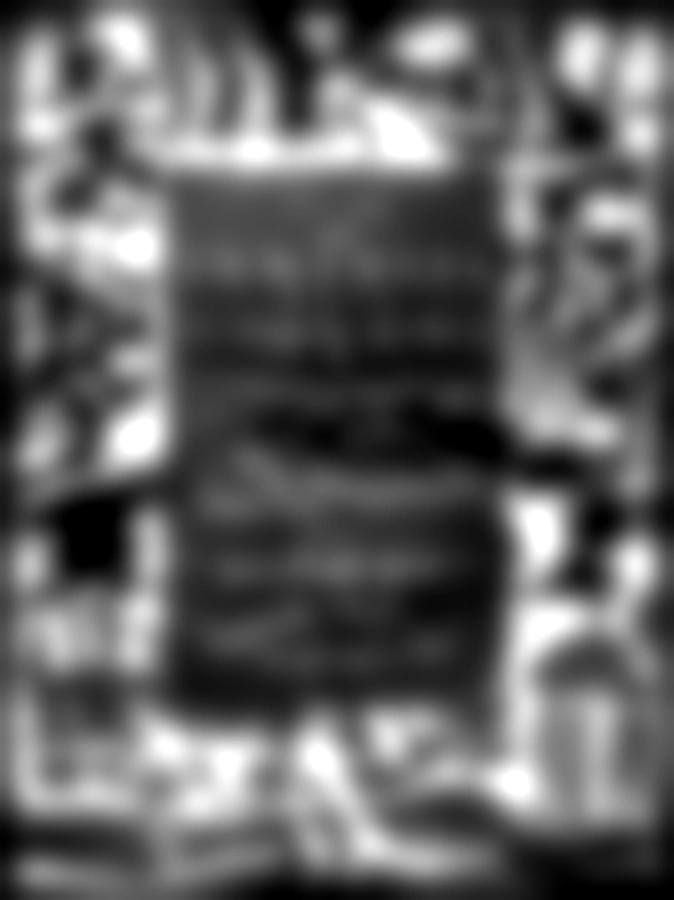
#> input picture assets/relief/emblem-00-height.webp, 674 x 900 px, given in place of emblem-08.jpg, which was not available
$ python hatching_relief.py   (older library calls are emulated)
#> lines starting #> are read from the running program, lines starting #| are printed output that depends on the picture; after the words box and inside, x2 and y2 are one past the last pixel; in counts of white or black regions, pixels touching at a corner belong together; pictures that were not available may be replaced by others from this repository, and a replacement may not be noted
#!/usr/bin/env python
"""
hatching_relief.py — recover surface shape from the direction of the burin strokes.

WHY THIS EXISTS

`relief.js` builds every one of the 213 gallery models by driving a displacement
map from the plate's luminance: light paper stands proud, dark ink is incised.
It is a lovely effect and it is semantically inverted. In an engraving, ink
density is not height. It is TONE, and tone is shading. The darkest region of
Emblem VIII is the inside of the vault -- the part furthest away, not a groove.
The darkest part of a drawn sphere is its shadowed side. Driving displacement
from luminance produces a relief of the PLATE, not of the thing depicted.

WHAT THE MARKS ACTUALLY ENCODE

An engraver's hatching carries two independent channels, and both are invertible:

  stroke DIRECTION  ~  surface orientation. The burin follows the form; perceptual
                       work finds people read hatching strokes as curvature
                       directions (Praun/Hoppe/Webb/Finkelstein, Real-Time Hatching).
  stroke DENSITY    =  tone, which is shading -- an elevation cue, not a height.

THE INVERSION

  1. ink       = inverted, contrast-normalised plate
  2. tone      = local ink density (fraction of area that is stroke), NOT raw
                 luminance. This separates "dark because densely hatched" from
                 "dark because one thick contour line runs through here".
  3. structure tensor at stroke scale -> dominant gradient direction and coherence.
     For a field of parallel strokes the gradient runs ACROSS the strokes, so the
     stroke direction is perpendicular to it.
  4. the surface tilts across the strokes, not along them: an engraver lays strokes
     along the direction the surface is NOT bending. So the gradient of height is
     parallel to the across-stroke direction, with magnitude from tone and sign
     from which way tone increases.
  5. integrate that gradient field to a height map (Frankot-Chellappa, in the
     Fourier domain -- the least-squares surface whose gradient best matches).

  Where coherence is low (cross-hatching, stipple, open paper) the direction is
  meaningless, so the field falls back smoothly to plain shape-from-shading.

The output is a relief of the depicted FORM. A drawn sphere comes out as a cap.
The old method gives a sphere and a flat wall the same corrugated-ink surface.

Usage:  python tools/hatching_relief.py [plate ...]
        default: the three worked examples plus a few with strong modelled form
"""
import json
import sys
from pathlib import Path

import cv2
import numpy as np

ROOT = Path(__file__).resolve().parent.parent
PLATES = Path(r"C:\Dev\EmblemPrintShop\sources\claudiens\site\images\emblems")
OUT = ROOT / "site" / "assets" / "relief"

WORK = 900          # working resolution on the long side
STROKE_SIGMA = 2.2  # scale of a single burin stroke
FIELD_SIGMA = 7.0   # scale over which strokes form a coherent field
TONE_SIGMA = 9.0    # scale over which strokes read as a tone
SLOPE = 2.4         # how steeply tone maps to surface tilt
DEFAULT = ["emblem-08", "emblem-01", "emblem-21", "emblem-45", "emblem-05", "emblem-00"]


def ink_and_tone(gray):
    """Ink map (strokes, 0..1) and tone (local stroke density, 0..1)."""
    g = gray.astype(np.float32) / 255.0
    # flatten the paper: divide out the slow illumination/foxing of the scan so
    # that "how much ink" does not depend on where on the sheet you are
    paper = cv2.GaussianBlur(g, (0, 0), 40)
    flat = np.clip(g / np.maximum(paper, 0.35), 0, 1.6)
    ink = np.clip(1.0 - flat / 1.6 * 1.6, 0, 1)
    ink = (ink - ink.min()) / max(1e-6, ink.max() - ink.min())
    # tone = how much of the local area is stroke. Blurring the ink map is exactly
    # the "count of stroke area per unit area" that an engraver is modulating when
    # they space their lines wider or narrower.
    tone = cv2.GaussianBlur(ink, (0, 0), TONE_SIGMA)
    tone = np.clip((tone - np.percentile(tone, 2)) /
                   max(1e-6, np.percentile(tone, 98) - np.percentile(tone, 2)), 0, 1)
    return ink, tone


def orientation(ink):
    """Structure tensor -> stroke direction and coherence."""
    ink = cv2.GaussianBlur(ink, (0, 0), STROKE_SIGMA)
    gx = cv2.Sobel(ink, cv2.CV_32F, 1, 0, ksize=3)
    gy = cv2.Sobel(ink, cv2.CV_32F, 0, 1, ksize=3)
    Jxx = cv2.GaussianBlur(gx * gx, (0, 0), FIELD_SIGMA)
    Jyy = cv2.GaussianBlur(gy * gy, (0, 0), FIELD_SIGMA)
    Jxy = cv2.GaussianBlur(gx * gy, (0, 0), FIELD_SIGMA)

    # dominant GRADIENT direction; strokes run perpendicular to it
    theta_g = 0.5 * np.arctan2(2 * Jxy, Jxx - Jyy)
    tr = Jxx + Jyy
    det_term = np.sqrt(np.maximum((Jxx - Jyy) ** 2 + 4 * Jxy ** 2, 0))
    coherence = np.where(tr > 1e-9, (det_term / np.maximum(tr, 1e-9)) ** 2, 0.0)

    stroke = theta_g + np.pi / 2          # along the strokes
    across = theta_g                       # across them: the way the surface turns
    return stroke, across, np.clip(coherence, 0, 1)


def gradient_field(tone, across, coherence):
    """
    Height gradient (p, q).

    Direction: across the strokes where the stroke field is coherent; straight down
    the tone gradient where it is not (plain shape-from-shading fallback).
    Magnitude: from tone -- darker means the surface is turned further away.
    Sign: whichever way along the across-stroke axis tone is increasing.
    """
    ty = cv2.Sobel(tone, cv2.CV_32F, 0, 1, ksize=5)
    tx = cv2.Sobel(tone, cv2.CV_32F, 1, 0, ksize=5)

    ax, ay = np.cos(across), np.sin(across)
    sign = np.sign(tx * ax + ty * ay)
    sign[sign == 0] = 1.0

    mag = SLOPE * tone
    p_dir, q_dir = ax * sign * mag, ay * sign * mag       # stroke-driven

    n = np.sqrt(tx * tx + ty * ty) + 1e-6
    p_sfs, q_sfs = tx / n * mag, ty / n * mag             # shading-only fallback

    w = np.clip((coherence - 0.06) / 0.30, 0, 1)
    p = w * p_dir + (1 - w) * p_sfs
    q = w * q_dir + (1 - w) * q_sfs
    # Smooth the gradient field at stroke scale before integrating. Individual
    # strokes are evidence about the surface, not features OF the surface: without
    # this every stroke integrates into its own ridge and the result is an edge map
    # wearing a relief's clothes.
    p = cv2.GaussianBlur(p, (0, 0), 5.0)
    q = cv2.GaussianBlur(q, (0, 0), 5.0)
    return p, q, w


def integrate(p, q):
    """
    Frankot-Chellappa: the least-squares integrable surface whose gradient is
    closest to (p, q). One FFT each way; no iteration, no parameters.
    """
    H, W = p.shape
    wx = np.fft.fftfreq(W).reshape(1, W) * 2 * np.pi
    wy = np.fft.fftfreq(H).reshape(H, 1) * 2 * np.pi
    denom = wx ** 2 + wy ** 2
    denom[0, 0] = 1.0
    Z = (-1j * wx * np.fft.fft2(p) - 1j * wy * np.fft.fft2(q)) / denom
    Z[0, 0] = 0
    z = np.real(np.fft.ifft2(Z))
    z -= z.min()
    return z / max(1e-6, z.max())


def normals_from_height(z, strength=40.0):
    zy, zx = np.gradient(z * strength)
    n = np.dstack([-zx, zy, np.ones_like(z)])
    n /= np.linalg.norm(n, axis=2, keepdims=True)
    return (n * 0.5 + 0.5)


def split_scales(z, sigma=11.0):
    """
    Displacement carries the FORM; the normal map carries the marks.

    Vertex displacement can only resolve what the mesh has vertices for, and
    three.js does not recompute normals from a displacement map at all -- a
    displaced plane still shades as though it were flat. So the large, smooth
    component goes to displacement, where it moves real geometry and casts real
    silhouettes, and the fine component goes to a normal map, where it shades.
    Without this split the stroke-scale detail dominates the height range, the
    percentile stretch amplifies it, and a figure comes out looking like molten wax.
    """
    lo = cv2.GaussianBlur(z, (0, 0), sigma)
    a, b = np.percentile(lo, 1), np.percentile(lo, 99)
    lo = np.clip((lo - a) / max(1e-6, b - a), 0, 1)
    return lo


def flow_image(stroke, coherence, ink):
    """
    Line integral convolution: smear noise along the stroke field so the recovered
    direction field is visible as a picture rather than as a number.
    """
    H, W = stroke.shape
    rng = np.random.default_rng(7)
    noise = rng.random((H, W)).astype(np.float32)
    acc = noise.copy()
    x, y = np.meshgrid(np.arange(W, dtype=np.float32), np.arange(H, dtype=np.float32))
    dx, dy = np.cos(stroke).astype(np.float32), np.sin(stroke).astype(np.float32)
    fx, fy = x.copy(), y.copy()
    bx, by = x.copy(), y.copy()
    STEPS = 14
    for _ in range(STEPS):
        fx += dx; fy += dy
        bx -= dx; by -= dy
        acc += cv2.remap(noise, fx, fy, cv2.INTER_LINEAR, borderMode=cv2.BORDER_REFLECT)
        acc += cv2.remap(noise, bx, by, cv2.INTER_LINEAR, borderMode=cv2.BORDER_REFLECT)
    acc /= (2 * STEPS + 1)
    acc = (acc - acc.min()) / max(1e-6, acc.max() - acc.min())
    # tint by coherence: warm where the stroke field is trustworthy, grey where not
    c = np.clip(coherence * 3.2, 0, 1)
    img = np.dstack([acc * (0.35 + 0.65 * c),
                     acc * (0.35 + 0.42 * c),
                     acc * (0.38 + 0.10 * c)])
    img = img * (0.45 + 0.55 * (1 - ink[..., None] * 0.6))
    # cv2 writes BGR; the tint above is authored in RGB
    return (np.clip(img[..., ::-1], 0, 1) * 255).astype(np.uint8)


def process(key):
    src = PLATES / f"{key}.jpg"
    gray = cv2.imread(str(src), cv2.IMREAD_GRAYSCALE)
    if gray is None:
        print(f"  {key}: no plate")
        return None
    H0, W0 = gray.shape[:2]
    s = WORK / max(W0, H0)
    g = cv2.resize(gray, (int(W0 * s), int(H0 * s)), interpolation=cv2.INTER_AREA)

    ink, tone = ink_and_tone(g)
    stroke, across, coh = orientation(ink)
    p, q, w = gradient_field(tone, across, coh)
    z = integrate(p, q)
    # Drop only the very lowest frequencies. Poisson integration over a bounded
    # region accumulates a broad bowl that is an artefact of the boundary, not of
    # the drawing -- but subtract too much and you throw away the modelled form
    # along with it and are left looking at an edge map.
    # sigma has to be LARGER than the biggest form in the picture, or the form is
    # what gets removed. Boreas's torso is ~200 px across at this working size; a
    # 150 px high-pass deleted him and left a field of stroke-scale blobs.
    z = z - 0.45 * cv2.GaussianBlur(z, (0, 0), 260)
    lo, hi = np.percentile(z, 1), np.percentile(z, 99)
    z = np.clip((z - lo) / max(1e-6, hi - lo), 0, 1)

    OUT.mkdir(parents=True, exist_ok=True)
    # WebP throughout: the normal maps alone are 19 MB as PNG and 4 MB as WebP,
    # and this has to ship in a repository people clone.
    z_disp = split_scales(z)
    cv2.imwrite(str(OUT / f"{key}-height.webp"), (z_disp * 255).astype(np.uint8),
                [cv2.IMWRITE_WEBP_QUALITY, 95])
    nrm = normals_from_height(z, strength=26.0)
    cv2.imwrite(str(OUT / f"{key}-normal.webp"), (nrm[..., ::-1] * 255).astype(np.uint8),
                [cv2.IMWRITE_WEBP_QUALITY, 92])
    cv2.imwrite(str(OUT / f"{key}-flow.jpg"), flow_image(stroke, coh, ink),
                [cv2.IMWRITE_JPEG_QUALITY, 86])
    cv2.imwrite(str(OUT / f"{key}-tone.jpg"), (tone * 255).astype(np.uint8),
                [cv2.IMWRITE_JPEG_QUALITY, 84])
    # The old method, generated here so the A/B is like for like. relief.js feeds
    # the plate straight in as a displacement map (light paper proud, dark ink
    # incised); the only thing done differently here is the same percentile
    # normalisation the hatching map gets, so the comparison is not rigged by one
    # surface simply having more contrast to work with than the other.
    lg = g.astype(np.float32) / 255.0
    llo, lhi = np.percentile(lg, 1), np.percentile(lg, 99)
    lg = np.clip((lg - llo) / max(1e-6, lhi - llo), 0, 1)
    cv2.imwrite(str(OUT / f"{key}-luminance.webp"),
                (split_scales(lg) * 255).astype(np.uint8),
                [cv2.IMWRITE_WEBP_QUALITY, 95])
    # ...and its own normal map, by the identical route. The only difference
    # between the two surfaces on the comparison page is then where the height
    # field came from -- not how it is lit, smoothed, stretched or shaded.
    lnrm = normals_from_height(lg, strength=26.0)
    cv2.imwrite(str(OUT / f"{key}-luminance-normal.webp"),
                (lnrm[..., ::-1] * 255).astype(np.uint8),
                [cv2.IMWRITE_WEBP_QUALITY, 92])

    rec = {
        "height": f"relief/{key}-height.webp",
        "normal": f"relief/{key}-normal.webp",
        "flow": f"relief/{key}-flow.jpg",
        "tone": f"relief/{key}-tone.jpg",
        "luminance": f"relief/{key}-luminance.webp",
        "luminance_normal": f"relief/{key}-luminance-normal.webp",
        "w": int(g.shape[1]), "h": int(g.shape[0]),
        "coherent_fraction": round(float((coh > 0.06).mean()), 3),
        "stroke_driven_fraction": round(float(w.mean()), 3),
    }
    print(f"  {key}: {rec['w']}x{rec['h']}  stroke-driven {rec['stroke_driven_fraction']:.2f} "
          f"of the surface, the rest shading-only")
    return rec


def main():
    keys = sys.argv[1:] or DEFAULT
    man = {}
    for k in keys:
        r = process(k)
#> in gradient_field, `ax, ay = np.cos(across), np.sin(across)`:
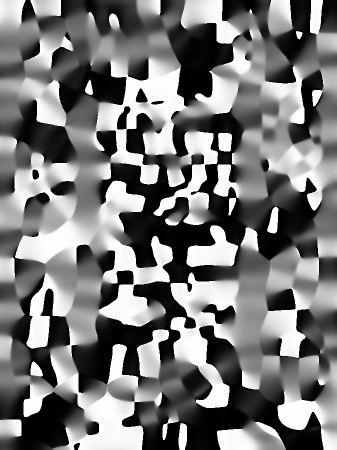
#> ay: shape (900, 674) float32 (shown at 1/2 size); min -1, max 1, mean -0.0568; drawn with min black and max white
#> in gradient_field, `sign[sign == 0] = 1.0`:
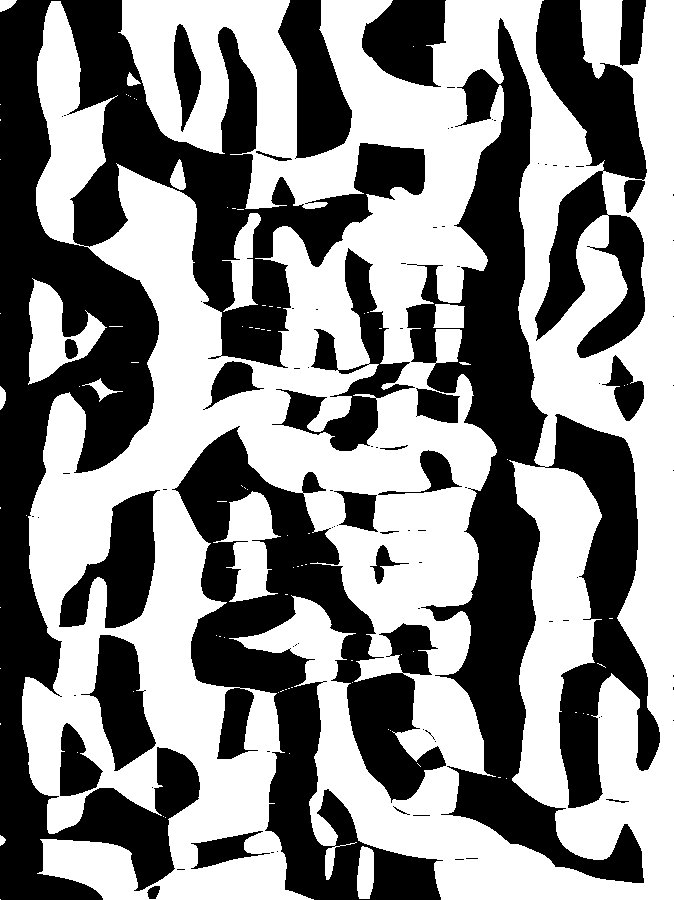
#> sign: shape (900, 674) float32; values -1 (black) and 1 (white), 54% white; 92 black regions (66 under 20 px), largest, box (x1, y1, x2, y2) and area: (0, 0, 425, 900) 97764, (406, 18, 660, 883) 68169, (172, 426, 446, 900) 48861
#> in gradient_field, `w = np.clip((coherence - 0.06) / 0.30, 0, 1)`:
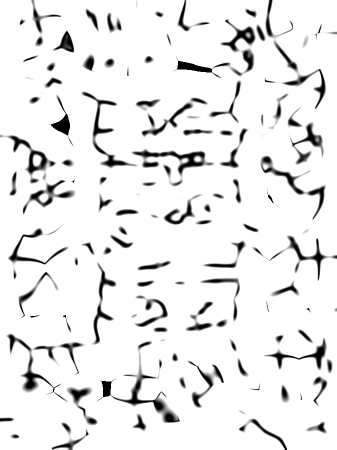
#> w: shape (900, 674) float32 (shown at 1/2 size); min 0, max 1, mean 0.917
#> in process, `lo, hi = np.percentile(z, 1), np.percentile(z, 99)`: lo = -0.0671; hi = 0.683
#> in split_scales, `lo = cv2.GaussianBlur(z, (0, 0), sigma)`:
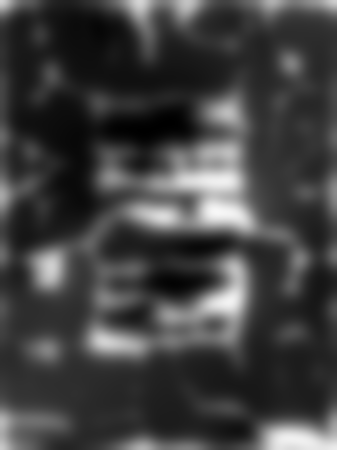
#> lo: shape (900, 674) float64 (shown at 1/2 size); min 0.00182, max 0.97, mean 0.257
#> in split_scales, `a, b = np.percentile(lo, 1), np.percentile(lo, 99)`: a = 0.0295; b = 0.883
#> in normals_from_height, `zy, zx = np.gradient(z * strength)`:
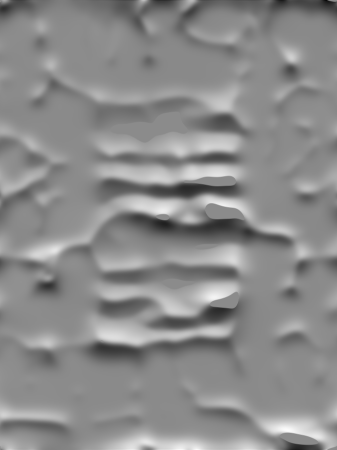
#> zy: shape (900, 674) float64 (shown at 1/2 size); min -1.13, max 0.939, mean -0.000784; drawn with min black and max white
#> in normals_from_height, `zy, zx = np.gradient(z * strength)`:
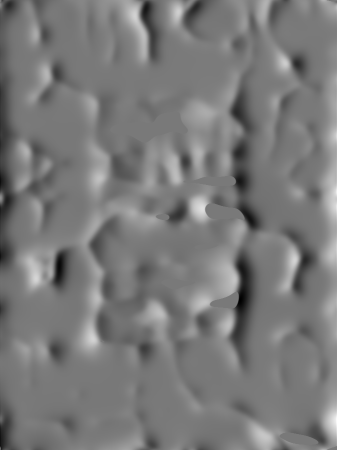
#> zx: shape (900, 674) float64 (shown at 1/2 size); min -0.888, max 0.97, mean -0.000835; drawn with min black and max white
#> in normals_from_height, `n /= np.linalg.norm(n, axis=2, keepdims=True)`:
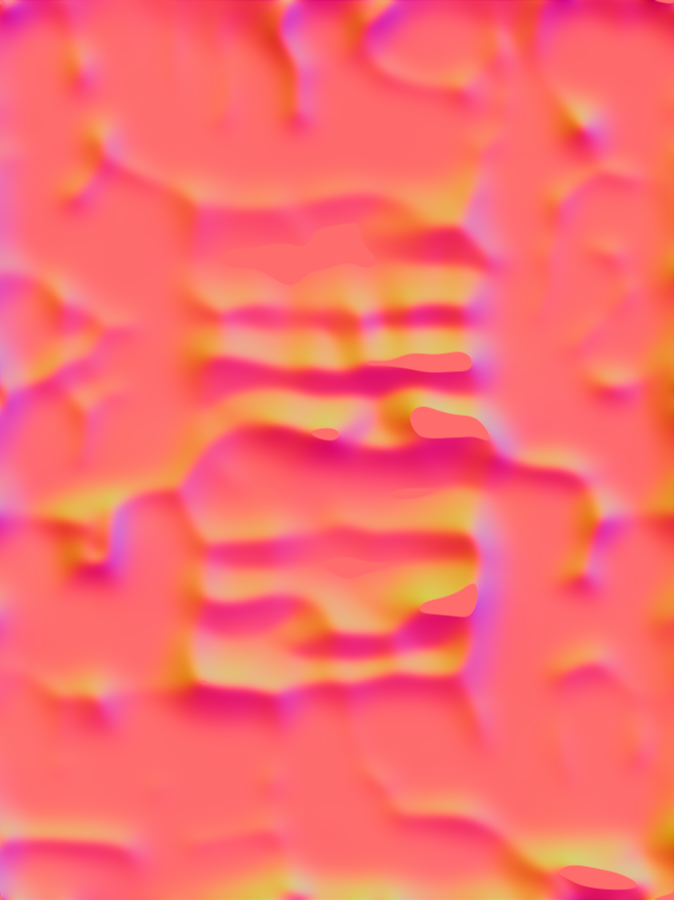
#> n: shape (900, 674, 3) float64; mean of channels 0, 1, 2 0.000693, -0.00086, 0.968; drawn with min black and max white
#> in process, `llo, lhi = np.percentile(lg, 1), np.percentile(lg, 99)`: llo = 0; lhi = 0.996
#|   emblem-08: 674x900  stroke-driven 0.92 of the surface, the rest shading-only
#> r = 10 items
        if r:
            man[k] = r
    path = ROOT / "site" / "assets" / "relief" / "manifest.json"
    existing = json.loads(path.read_text(encoding="utf-8")) if path.exists() else {}
#> existing = 0 items
    existing.update(man)
    path.write_text(json.dumps(existing, indent=1), encoding="utf-8")
    print(f"\n{len(man)} plates -> {OUT}")
#| 3 plates -> site/assets/relief


if __name__ == "__main__":
    main()
